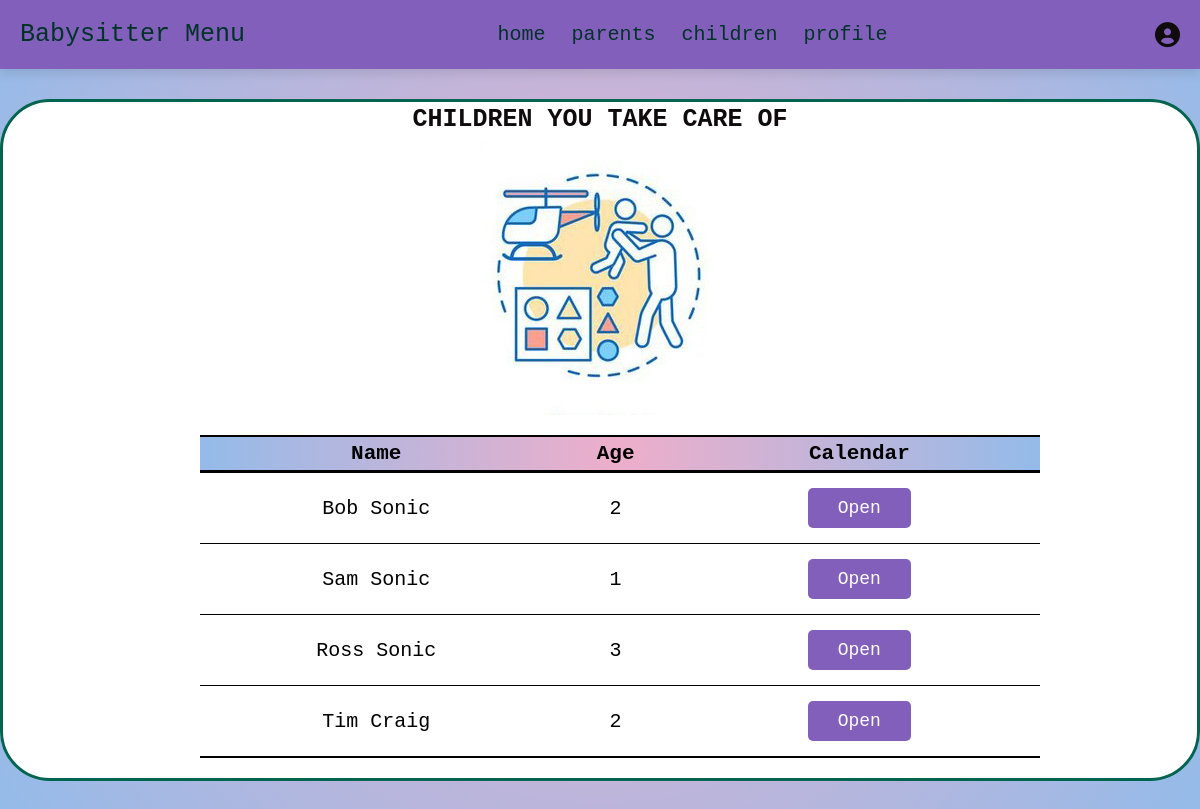
/php/babysitter/children.php (signed in), run on the app's committed database.
### tables this page shows
CREATE TABLE `children` (
  `id` varchar(100) NOT NULL,
  `name` varchar(100) NOT NULL,
  `age` int(11) NOT NULL,
  `parentId` varchar(100) NOT NULL,
  `babysitterId` varchar(100) NOT NULL
);

### php/babysitter/children.php (the view, shortened to what this page needs)
<?php
include '../common/config.php';
$user_id = $_SESSION['babysitter_id'];
$select_children = mysqli_query($conn, "SELECT * FROM `children` WHERE babysitterId = '$user_id'") or die('query failed');
?>
<!DOCTYPE html>
<html lang="en">
<head>
    <link rel="stylesheet" href="https://cdnjs.cloudflare.com/ajax/libs/font-awesome/6.0.0/css/all.min.css">
    <link rel="stylesheet" href="../../css/style.css">
</head>
<body>
    <?php include 'babysitter_header.php'; ?>
    <section class="babysitters">
        <div class="content">
            <div class="menu-element">
                <h3>
                    Children you take care of
                </h3>
                <img class="image" src="../../assets/icons/child-care.jpg" alt="">
                <div class="suggested_babysitters">
                    <?php
                    if (mysqli_num_rows($select_children) > 0) {
                        ?>
                        <table class="data-table">
                            <thead>
                                <tr>
                                    <th>Name</th>
                                    <th>Age</th>
                                    <th>Calendar</th>
                                </tr>
                            </thead>
                            <?php
                            while ($fetch_children = mysqli_fetch_assoc($select_children)) {
                                ?>
                                <tbody>
                                    <tr class="suggested-babysitter">
                                        <td><?php echo $fetch_children['name']; ?></td>
                                        <td>
                                            <?php echo $fetch_children['age']; ?>
                                        </td>
                                        <td>
                                            <form action="" method="post">
                                                <input type="submit" name="select_child" value="open" class="option-btn">
                                            </form>
                                        </td>
                                    </tr>
                                </tbody>
                        </div>
                        <?php
                            }
                    } else {
                        echo '<p>There are no registered children for this client yet!</p>';
                    }
                    ?>
    </section>
</body>
</html>

### css/style.css (style rules this page uses)
:root { --dark-green: #013328; --light-green: #01644f; --red: #c0392b; --black: #100c0d; --purple: #835fbc; --dark-bg: #888870; --light-bg: #f3d4ff; --border: .1rem solid var(--black); --box-shadow: 0 .5rem 1rem rgba(0, 0, 0, .1); }
* { font-family: 'Century Gothic', monospace; margin: 0; padding: 0; box-sizing: border-box; outline: none; border: none; text-decoration: none; transition: all .2s linear; }
* { scrollbar-width: thin; scrollbar-color: #795fbc #eeaeca; }
html { background-color: #ffd5af; background: rgb(238, 174, 202); background: radial-gradient(circle, rgba(238, 174, 202, 1) 0%, rgba(148, 187, 233, 1) 100%); font-size: 62.5%; overflow-x: hidden; }
section { padding: 3rem 2rem; }
.btn, .option-btn, .delete-btn, .white-btn { display: inline-block; margin: 1rem; padding: 1rem 3rem; cursor: pointer; color: white; font-size: 1.8rem; border-radius: .5rem; text-transform: capitalize; }
.option-btn { background-color: var(--purple); }
.home, .children, .babysitters { position: relative; min-height: 70vh; background-size: cover; background-position: center; display: flex; align-items: center; justify-content: center; }
.children .content h3, .babysitters .content h3 { margin: 0.3rem; font-size: 2.5rem; color: var(--black); text-transform: uppercase; }
.babysitters .content { position: relative; text-align: center; grid-template-rows: flex; flex-direction: column; align-items: center; justify-content: center; }
.babysitters .content .menu-element { position: relative; width: 120rem; display: flex; flex-direction: column; align-items: center; justify-content: center; border: #01644f; border-style: solid; border-radius: 5rem; background-color: white; z-index: 0; }
table.data-table { min-width: 800px; font-size: 2rem; margin: 2rem; border: 2px solid #000000; border-left: 0; border-right: 0; width: 100%; text-align: center; border-collapse: collapse; }
table.data-table td, table.data-table th { border: 1px solid #000000; border-left: 0; border-right: 0; padding: 5px 4px; }
table.data-table thead { background-color: #ffd5af; background: rgb(238, 174, 202); background: radial-gradient(circle, rgba(238, 174, 202, 1) 0%, rgba(148, 187, 233, 1) 100%); border-bottom: 3px solid #000000; }
table.data-table thead th { font-size: 2.1rem; font-weight: bold; color: #000000; text-align: center; }
tr.suggested-babysitter td { border-bottom: 0; }

### data on the page
children: name "Bob Sonic", age "2"
children: name "Sam Sonic", age "1"
children: name "Ross Sonic", age "3"
children: name "Tim Craig", age "2"
